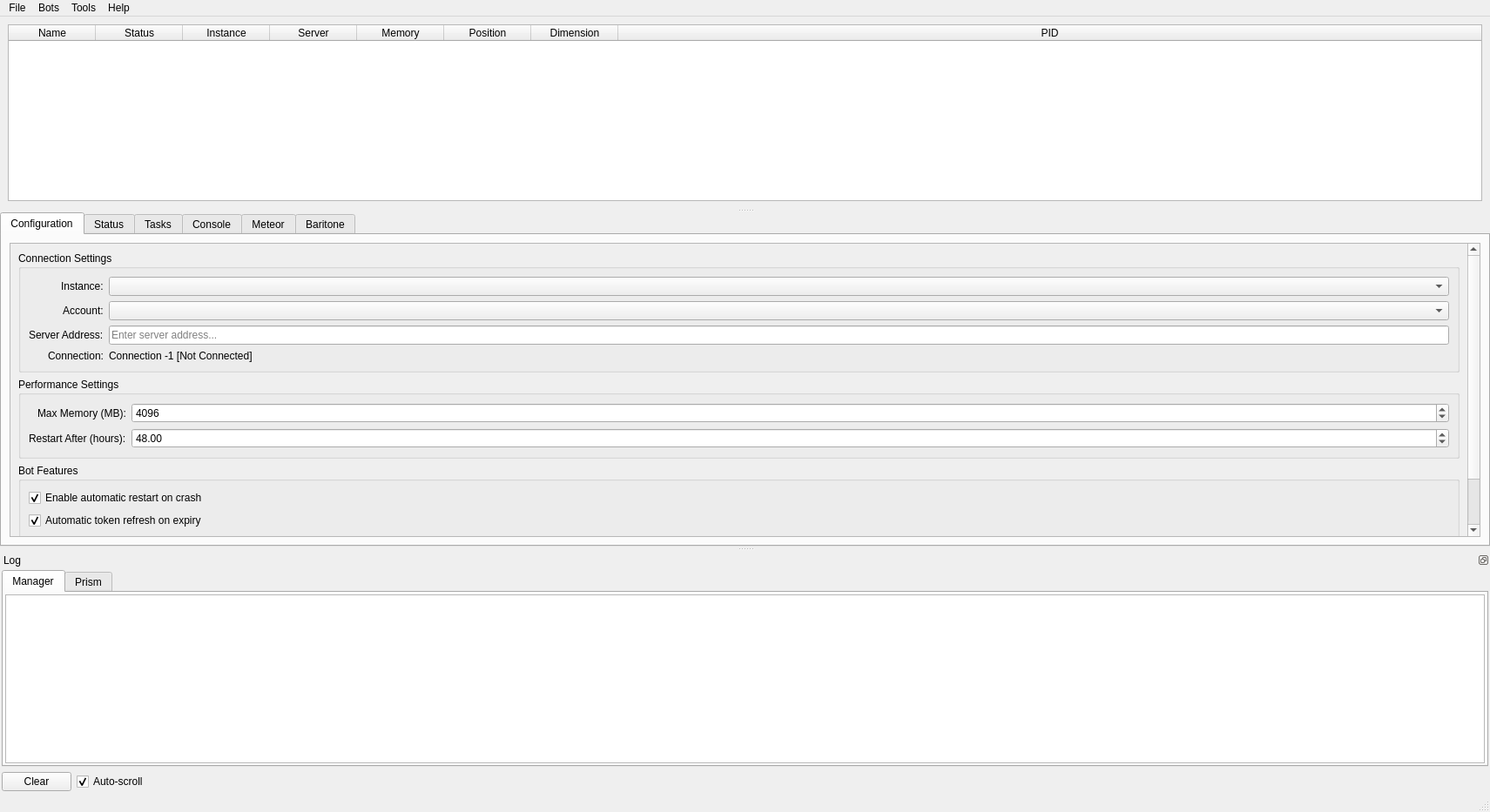
<?xml version="1.0" encoding="UTF-8"?>
<ui version="4.0">
 <class>ManagerMainWindow</class>
 <widget class="QMainWindow" name="ManagerMainWindow">
  <property name="geometry">
   <rect>
    <x>0</x>
    <y>0</y>
    <width>1711</width>
    <height>933</height>
   </rect>
  </property>
  <property name="windowTitle">
   <string>MC Bot Manager</string>
  </property>
  <widget class="QWidget" name="centralwidget">
   <layout class="QVBoxLayout" name="centralLayout">
    <property name="spacing">
     <number>0</number>
    </property>
    <property name="leftMargin">
     <number>0</number>
    </property>
    <property name="topMargin">
     <number>0</number>
    </property>
    <property name="rightMargin">
     <number>0</number>
    </property>
    <property name="bottomMargin">
     <number>0</number>
    </property>
    <item>
     <widget class="QSplitter" name="mainSplitter">
      <property name="orientation">
       <enum>Qt::Orientation::Vertical</enum>
      </property>
      <widget class="QWidget" name="botInstancesPanel" native="true">
       <property name="sizePolicy">
        <sizepolicy hsizetype="Preferred" vsizetype="Expanding">
         <horstretch>0</horstretch>
         <verstretch>1</verstretch>
        </sizepolicy>
       </property>
       <layout class="QVBoxLayout" name="instancesPanelLayout">
        <property name="spacing">
         <number>6</number>
        </property>
        <property name="leftMargin">
         <number>9</number>
        </property>
        <property name="topMargin">
         <number>9</number>
        </property>
        <property name="rightMargin">
         <number>9</number>
        </property>
        <property name="bottomMargin">
         <number>9</number>
        </property>
        <item>
         <widget class="QTableWidget" name="instancesTableWidget">
          <property name="contextMenuPolicy">
           <enum>Qt::ContextMenuPolicy::CustomContextMenu</enum>
          </property>
          <property name="alternatingRowColors">
           <bool>true</bool>
          </property>
          <property name="selectionBehavior">
           <enum>QAbstractItemView::SelectionBehavior::SelectRows</enum>
          </property>
          <property name="showGrid">
           <bool>false</bool>
          </property>
          <property name="columnCount">
           <number>8</number>
          </property>
          <attribute name="horizontalHeaderStretchLastSection">
           <bool>true</bool>
          </attribute>
          <column>
           <property name="text">
            <string>Name</string>
           </property>
          </column>
          <column>
           <property name="text">
            <string>Status</string>
           </property>
          </column>
          <column>
           <property name="text">
            <string>Instance</string>
           </property>
          </column>
          <column>
           <property name="text">
            <string>Server</string>
           </property>
          </column>
          <column>
           <property name="text">
            <string>Memory</string>
           </property>
          </column>
          <column>
           <property name="text">
            <string>Position</string>
           </property>
          </column>
          <column>
           <property name="text">
            <string>Dimension</string>
           </property>
          </column>
          <column>
           <property name="text">
            <string>PID</string>
           </property>
          </column>
         </widget>
        </item>
       </layout>
      </widget>
      <widget class="QStackedWidget" name="detailsStackedWidget">
       <property name="sizePolicy">
        <sizepolicy hsizetype="Preferred" vsizetype="Preferred">
         <horstretch>0</horstretch>
         <verstretch>0</verstretch>
        </sizepolicy>
       </property>
       <property name="minimumSize">
        <size>
         <width>0</width>
         <height>0</height>
        </size>
       </property>
       <property name="currentIndex">
        <number>1</number>
       </property>
       <widget class="QWidget" name="noBotSelectedPage"/>
       <widget class="QTabWidget" name="mainTabWidget">
        <property name="currentIndex">
         <number>0</number>
        </property>
        <widget class="QWidget" name="configTab">
         <attribute name="title">
          <string>Configuration</string>
         </attribute>
         <layout class="QVBoxLayout" name="configTabLayout">
          <item>
           <widget class="QScrollArea" name="configScrollArea">
            <property name="sizePolicy">
             <sizepolicy hsizetype="Expanding" vsizetype="Preferred">
              <horstretch>0</horstretch>
              <verstretch>0</verstretch>
             </sizepolicy>
            </property>
            <property name="minimumSize">
             <size>
              <width>0</width>
              <height>0</height>
             </size>
            </property>
            <property name="baseSize">
             <size>
              <width>0</width>
              <height>460</height>
             </size>
            </property>
            <property name="widgetResizable">
             <bool>true</bool>
            </property>
            <widget class="QWidget" name="configScrollContents">
             <property name="geometry">
              <rect>
               <x>0</x>
               <y>0</y>
               <width>1687</width>
               <height>425</height>
              </rect>
             </property>
             <layout class="QVBoxLayout" name="configScrollLayout">
              <item>
               <widget class="QGroupBox" name="connectionGroupBox">
                <property name="title">
                 <string>Connection Settings</string>
                </property>
                <layout class="QFormLayout" name="connectionFormLayout">
                 <property name="labelAlignment">
                  <set>Qt::AlignmentFlag::AlignRight|Qt::AlignmentFlag::AlignTrailing|Qt::AlignmentFlag::AlignVCenter</set>
                 </property>
                 <item row="0" column="0">
                  <widget class="QLabel" name="instanceLabel">
                   <property name="text">
                    <string>Instance:</string>
                   </property>
                  </widget>
                 </item>
                 <item row="0" column="1">
                  <widget class="QComboBox" name="instanceComboBox">
                   <property name="editable">
                    <bool>false</bool>
                   </property>
                   <property name="currentText">
                    <string/>
                   </property>
                  </widget>
                 </item>
                 <item row="1" column="0">
                  <widget class="QLabel" name="accountLabel">
                   <property name="text">
                    <string>Account:</string>
                   </property>
                  </widget>
                 </item>
                 <item row="1" column="1">
                  <widget class="QComboBox" name="accountComboBox">
                   <property name="editable">
                    <bool>false</bool>
                   </property>
                   <property name="currentText">
                    <string/>
                   </property>
                  </widget>
                 </item>
                 <item row="2" column="0">
                  <widget class="QLabel" name="serverLabel">
                   <property name="text">
                    <string>Server Address:</string>
                   </property>
                  </widget>
                 </item>
                 <item row="2" column="1">
                  <widget class="QLineEdit" name="serverLineEdit">
                   <property name="text">
                    <string/>
                   </property>
                   <property name="placeholderText">
                    <string>Enter server address...</string>
                   </property>
                  </widget>
                 </item>
                 <item row="3" column="0">
                  <widget class="QLabel" name="connectionLabel">
                   <property name="text">
                    <string>Connection:</string>
                   </property>
                  </widget>
                 </item>
                 <item row="3" column="1">
                  <widget class="QLabel" name="pipeStatusLabel">
                   <property name="text">
                    <string>Connection -1 [Not Connected]</string>
                   </property>
                  </widget>
                 </item>
                </layout>
               </widget>
              </item>
              <item>
               <widget class="QGroupBox" name="performanceGroupBox">
                <property name="title">
                 <string>Performance Settings</string>
                </property>
                <layout class="QFormLayout" name="performanceFormLayout">
                 <property name="labelAlignment">
                  <set>Qt::AlignmentFlag::AlignRight|Qt::AlignmentFlag::AlignTrailing|Qt::AlignmentFlag::AlignVCenter</set>
                 </property>
                 <item row="0" column="0">
                  <widget class="QLabel" name="memoryLabel">
                   <property name="text">
                    <string>Max Memory (MB):</string>
                   </property>
                  </widget>
                 </item>
                 <item row="0" column="1">
                  <widget class="QSpinBox" name="memorySpinBox">
                   <property name="minimum">
                    <number>512</number>
                   </property>
                   <property name="maximum">
                    <number>131072</number>
                   </property>
                   <property name="singleStep">
                    <number>256</number>
                   </property>
                   <property name="value">
                    <number>4096</number>
                   </property>
                  </widget>
                 </item>
                 <item row="1" column="0">
                  <widget class="QLabel" name="restartThresholdLabel">
                   <property name="text">
                    <string>Restart After (hours):</string>
                   </property>
                  </widget>
                 </item>
                 <item row="1" column="1">
                  <widget class="QDoubleSpinBox" name="restartThresholdSpinBox">
                   <property name="specialValueText">
                    <string>Disabled</string>
                   </property>
                   <property name="decimals">
                    <number>2</number>
                   </property>
                   <property name="minimum">
                    <double>0.000000000000000</double>
                   </property>
                   <property name="maximum">
                    <double>168.000000000000000</double>
                   </property>
                   <property name="singleStep">
                    <double>0.500000000000000</double>
                   </property>
                   <property name="value">
                    <double>48.000000000000000</double>
                   </property>
                  </widget>
                 </item>
                </layout>
               </widget>
              </item>
              <item>
               <widget class="QGroupBox" name="featuresGroupBox">
                <property name="title">
                 <string>Bot Features</string>
                </property>
                <layout class="QVBoxLayout" name="featuresLayout">
                 <item>
                  <widget class="QCheckBox" name="autoRestartCheckBox">
                   <property name="text">
                    <string>Enable automatic restart on crash</string>
                   </property>
                   <property name="checked">
                    <bool>true</bool>
                   </property>
                  </widget>
                 </item>
                 <item>
                  <widget class="QCheckBox" name="tokenRefreshCheckBox">
                   <property name="text">
                    <string>Automatic token refresh on expiry</string>
                   </property>
                   <property name="checked">
                    <bool>true</bool>
                   </property>
                  </widget>
                 </item>
                 <item>
                  <widget class="QCheckBox" name="debugModeCheckBox">
                   <property name="text">
                    <string>Enable debug logging</string>
                   </property>
                  </widget>
                 </item>
                </layout>
               </widget>
              </item>
              <item>
               <layout class="QHBoxLayout" name="actionButtonLayout">
                <item>
                 <widget class="QPushButton" name="launchBotButton">
                  <property name="text">
                   <string>Launch Bot</string>
                  </property>
                 </widget>
                </item>
                <item>
                 <widget class="QPushButton" name="stopBotButton">
                  <property name="text">
                   <string>Stop Bot</string>
                  </property>
                 </widget>
                </item>
                <item>
                 <widget class="QPushButton" name="restartBotButton">
                  <property name="text">
                   <string>Restart Bot</string>
                  </property>
                 </widget>
                </item>
                <item>
                 <spacer name="buttonSpacer">
                  <property name="orientation">
                   <enum>Qt::Orientation::Horizontal</enum>
                  </property>
                  <property name="sizeHint" stdset="0">
                   <size>
                    <width>40</width>
                    <height>20</height>
                   </size>
                  </property>
                 </spacer>
                </item>
               </layout>
              </item>
             </layout>
            </widget>
           </widget>
          </item>
         </layout>
        </widget>
        <widget class="QWidget" name="statusTab">
         <attribute name="title">
          <string>Status</string>
         </attribute>
         <layout class="QVBoxLayout" name="statusTabLayout">
          <item>
           <widget class="QTableWidget" name="statusTableWidget">
            <property name="alternatingRowColors">
             <bool>true</bool>
            </property>
            <property name="selectionBehavior">
             <enum>QAbstractItemView::SelectionBehavior::SelectRows</enum>
            </property>
            <property name="gridStyle">
             <enum>Qt::PenStyle::SolidLine</enum>
            </property>
            <property name="columnCount">
             <number>2</number>
            </property>
            <attribute name="horizontalHeaderStretchLastSection">
             <bool>true</bool>
            </attribute>
            <column>
             <property name="text">
              <string>Property</string>
             </property>
            </column>
            <column>
             <property name="text">
              <string>Value</string>
             </property>
            </column>
           </widget>
          </item>
         </layout>
        </widget>
        <widget class="QWidget" name="tasksTab">
         <attribute name="title">
          <string>Tasks</string>
         </attribute>
         <layout class="QVBoxLayout" name="tasksTabLayout">
          <item>
           <widget class="QTableWidget" name="tasksTableWidget">
            <property name="alternatingRowColors">
             <bool>true</bool>
            </property>
            <property name="selectionBehavior">
             <enum>QAbstractItemView::SelectionBehavior::SelectRows</enum>
            </property>
            <property name="columnCount">
             <number>3</number>
            </property>
            <attribute name="horizontalHeaderStretchLastSection">
             <bool>true</bool>
            </attribute>
            <column>
             <property name="text">
              <string>Task Name</string>
             </property>
            </column>
            <column>
             <property name="text">
              <string>Status</string>
             </property>
            </column>
            <column>
             <property name="text">
              <string>Progress</string>
             </property>
            </column>
           </widget>
          </item>
          <item>
           <layout class="QHBoxLayout" name="taskButtonLayout">
            <item>
             <widget class="QPushButton" name="addTaskButton">
              <property name="text">
               <string>Add Task</string>
              </property>
             </widget>
            </item>
            <item>
             <widget class="QPushButton" name="removeTaskButton">
              <property name="text">
               <string>Remove Task</string>
              </property>
             </widget>
            </item>
            <item>
             <widget class="QPushButton" name="clearTasksButton">
              <property name="text">
               <string>Clear All</string>
              </property>
             </widget>
            </item>
            <item>
             <spacer name="taskButtonSpacer">
              <property name="orientation">
               <enum>Qt::Orientation::Horizontal</enum>
              </property>
              <property name="sizeHint" stdset="0">
               <size>
                <width>40</width>
                <height>20</height>
               </size>
              </property>
             </spacer>
            </item>
           </layout>
          </item>
         </layout>
        </widget>
        <widget class="QWidget" name="consoleTab">
         <attribute name="title">
          <string>Console</string>
         </attribute>
        </widget>
        <widget class="QWidget" name="meteorTab">
         <attribute name="title">
          <string>Meteor</string>
         </attribute>
        </widget>
        <widget class="QWidget" name="baritoneTab">
         <attribute name="title">
          <string>Baritone</string>
         </attribute>
        </widget>
       </widget>
      </widget>
     </widget>
    </item>
   </layout>
  </widget>
  <widget class="QMenuBar" name="menubar">
   <property name="geometry">
    <rect>
     <x>0</x>
     <y>0</y>
     <width>1711</width>
     <height>25</height>
    </rect>
   </property>
   <widget class="QMenu" name="menuFile">
    <property name="title">
     <string>File</string>
    </property>
    <addaction name="actionOpen"/>
    <addaction name="actionSave"/>
    <addaction name="separator"/>
    <addaction name="actionExit"/>
   </widget>
   <widget class="QMenu" name="menuBots">
    <property name="title">
     <string>Bots</string>
    </property>
    <addaction name="actionLaunchAll"/>
    <addaction name="actionStopAll"/>
   </widget>
   <widget class="QMenu" name="menuTools">
    <property name="title">
     <string>Tools</string>
    </property>
    <addaction name="actionPrismSettings"/>
    <addaction name="actionNetworkStats"/>
   </widget>
   <widget class="QMenu" name="menuHelp">
    <property name="title">
     <string>Help</string>
    </property>
    <addaction name="actionAbout"/>
   </widget>
   <addaction name="menuFile"/>
   <addaction name="menuBots"/>
   <addaction name="menuTools"/>
   <addaction name="menuHelp"/>
  </widget>
  <widget class="QStatusBar" name="statusbar"/>
  <widget class="QDockWidget" name="logDockWidget">
   <property name="features">
    <set>QDockWidget::DockWidgetFeature::DockWidgetFloatable|QDockWidget::DockWidgetFeature::DockWidgetMovable</set>
   </property>
   <property name="windowTitle">
    <string>Log</string>
   </property>
   <attribute name="dockWidgetArea">
    <number>8</number>
   </attribute>
   <widget class="QWidget" name="logDockContent">
    <layout class="QVBoxLayout" name="logDockLayout">
     <property name="leftMargin">
      <number>2</number>
     </property>
     <property name="topMargin">
      <number>2</number>
     </property>
     <property name="rightMargin">
      <number>2</number>
     </property>
     <property name="bottomMargin">
      <number>2</number>
     </property>
     <item>
      <widget class="QTabWidget" name="logTabWidget">
       <property name="currentIndex">
        <number>0</number>
       </property>
       <widget class="QWidget" name="managerTab">
        <attribute name="title">
         <string>Manager</string>
        </attribute>
        <layout class="QVBoxLayout" name="managerTabLayout">
         <property name="leftMargin">
          <number>2</number>
         </property>
         <property name="topMargin">
          <number>2</number>
         </property>
         <property name="rightMargin">
          <number>2</number>
         </property>
         <property name="bottomMargin">
          <number>2</number>
         </property>
         <item>
          <widget class="QPlainTextEdit" name="managerLogTextEdit">
           <property name="font">
            <font>
             <family>Monospace</family>
             <pointsize>9</pointsize>
            </font>
           </property>
           <property name="readOnly">
            <bool>true</bool>
           </property>
           <property name="maximumBlockCount">
            <number>1000</number>
           </property>
          </widget>
         </item>
        </layout>
       </widget>
       <widget class="QWidget" name="prismTab">
        <attribute name="title">
         <string>Prism</string>
        </attribute>
        <layout class="QVBoxLayout" name="prismTabLayout">
         <property name="leftMargin">
          <number>2</number>
         </property>
         <property name="topMargin">
          <number>2</number>
         </property>
         <property name="rightMargin">
          <number>2</number>
         </property>
         <property name="bottomMargin">
          <number>2</number>
         </property>
         <item>
          <widget class="QPlainTextEdit" name="prismLogTextEdit">
           <property name="font">
            <font>
             <family>Monospace</family>
             <pointsize>9</pointsize>
            </font>
           </property>
           <property name="readOnly">
            <bool>true</bool>
           </property>
           <property name="maximumBlockCount">
            <number>1000</number>
           </property>
          </widget>
         </item>
        </layout>
       </widget>
      </widget>
     </item>
     <item>
      <layout class="QHBoxLayout" name="logControlsLayout">
       <item>
        <widget class="QPushButton" name="clearLogButton">
         <property name="text">
          <string>Clear</string>
         </property>
        </widget>
       </item>
       <item>
        <widget class="QCheckBox" name="autoScrollCheckBox">
         <property name="text">
          <string>Auto-scroll</string>
         </property>
         <property name="checked">
          <bool>true</bool>
         </property>
        </widget>
       </item>
       <item>
        <spacer name="logHorizontalSpacer">
         <property name="orientation">
          <enum>Qt::Orientation::Horizontal</enum>
         </property>
         <property name="sizeHint" stdset="0">
          <size>
           <width>40</width>
           <height>20</height>
          </size>
         </property>
        </spacer>
       </item>
      </layout>
     </item>
    </layout>
   </widget>
  </widget>
  <action name="actionNew">
   <property name="text">
    <string>&amp;New Bot Configuration</string>
   </property>
   <property name="shortcut">
    <string>Ctrl+N</string>
   </property>
  </action>
  <action name="actionOpen">
   <property name="text">
    <string>&amp;Load Configuration...</string>
   </property>
   <property name="shortcut">
    <string>Ctrl+O</string>
   </property>
  </action>
  <action name="actionSave">
   <property name="text">
    <string>&amp;Save Configuration</string>
   </property>
   <property name="shortcut">
    <string>Ctrl+S</string>
   </property>
  </action>
  <action name="actionExit">
   <property name="text">
    <string>E&amp;xit</string>
   </property>
   <property name="shortcut">
    <string>Ctrl+Q</string>
   </property>
  </action>
  <action name="actionLaunchAll">
   <property name="text">
    <string>Launch &amp;All Bots</string>
   </property>
  </action>
  <action name="actionStopAll">
   <property name="text">
    <string>Stop All &amp;Bots</string>
   </property>
  </action>
  <action name="actionPrismSettings">
   <property name="text">
    <string>&amp;Prism Launcher Settings...</string>
   </property>
  </action>
  <action name="actionNetworkStats">
   <property name="checkable">
    <bool>true</bool>
   </property>
   <property name="text">
    <string>&amp;Network Statistics</string>
   </property>
  </action>
  <action name="actionAbout">
   <property name="text">
    <string>&amp;About MC Bot Manager</string>
   </property>
  </action>
 </widget>
 <resources/>
 <connections/>
</ui>
